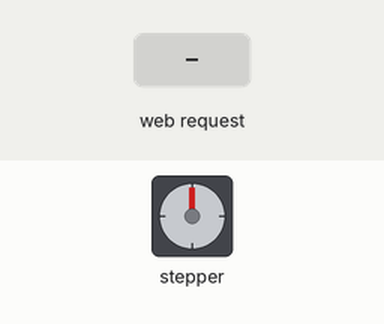
Simulated run of this sketch. Board: ESP8266 (NodeMCU). On the bench: stepper motor. The test bench sets the inputs (shaded band). Stepper angles assume 2048 steps per turn; what the sketch prints to the serial monitor is not drawn.

Above: at 1.2 s.
1.3 s: HTTP request GET /form1?led=red received
At 1.75 s:
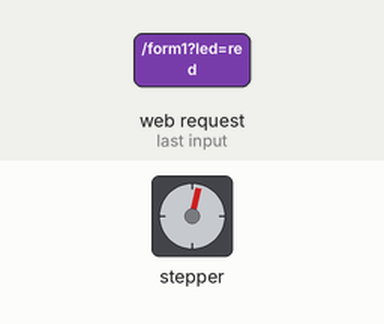
At 2.35 s:
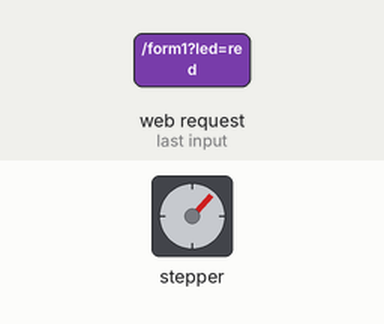
10.3 s: HTTP request GET /form1?led=green received
At 10.45 s:
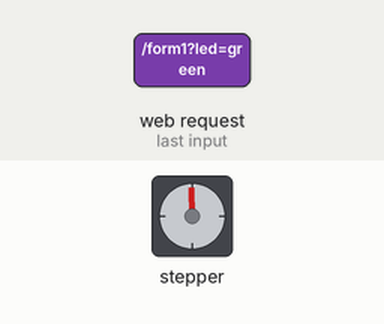
Timing chart, 0 to 19.3 s (numbered marks = the images above; inputs shaded):
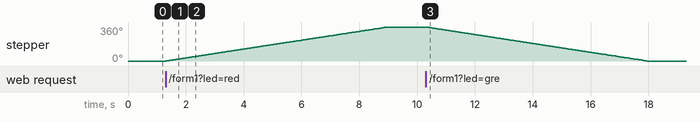

Measured:
- after the input at 1.3 s, stepper: turns 360° clockwise in 7.7 s, starting at once
- after the input at 10.3 s, stepper: turns 360° counter-clockwise in 7.7 s, starting at once

The sketch:

wifistepmotor.ino
```cpp
#include <Stepper.h>
#include <ESP8266WiFi.h>
#include <WiFiClient.h>
#include <ESP8266WebServer.h>
#include <ESP8266mDNS.h>
const char *ssid = "080927wifi";
const char *password = "";
ESP8266WebServer server(80);

String webSite;
/*-----( Declare Constants, Pin Numbers )-----*/
//---( Number of steps per revolution of INTERNAL motor in 4-step mode )---
#define STEPS_PER_MOTOR_REVOLUTION 32

//---( Steps per OUTPUT SHAFT of gear reduction )---
#define STEPS_PER_OUTPUT_REVOLUTION 32 * 64  //2048


/*-----( Declare objects )-----*/
// create an instance of the stepper class, specifying
// the number of steps of the motor and the pins it's
// attached to

//The pin connections need to be 4 pins connected
// to Motor Driver In1, In2, In3, In4  and then the pins entered
// here in the sequence 1-3-2-4 for proper sequencing
Stepper small_stepper(STEPS_PER_MOTOR_REVOLUTION, 5, 4,14, 12);
char led_status[50];
void buildWeb(){

  webSite += "<!DOCTYPE html>";
  webSite += "<head><meta charset = \"utf-8\">";
  webSite += "<title> NodeMCU 網頁測試 </title>";
  webSite += "<style>";
  webSite += "body{background-image:url('https://lh6.googleusercontent.com/Q3hlEtYrpncx4RO0dCGMVJBYRvn--C-LhT3Wot3JSdf5ObpOJWOeYnZKL6OoFlhusH4XbEGbCJ6E1po=w1047-h681-rw'); font-family: Arial, Helvetica, Sans-Serif; Color: #000088;}";
  webSite += "div{width:500px; text-align: center; margin: 50 auto;}";
  webSite += "</style>";
  webSite += "</head>";
  webSite += "<body>";
  webSite += "<div>";
  webSite += "<h1>RGB LED Control form</h1>";
  webSite += "<p id=\"ledStatus\"></p>";
  webSite += "<form action=\"form1\">";
  webSite += "<input type=\"radio\" id=\"red\" name=\"led\" value=\"red\"><label for=\"red\">Color 青</label>";
  webSite += "<input type=\"radio\" id=\"green\" name=\"led\" value=\"green\"><label for=\"green\">Color 紫</label>";
  webSite += "<input type=\"radio\" id=\"blue\" name=\"led\" value=\"blue\"><label for=\"blue\">Color 黃</label><br><br>";
  webSite += "<input type=\"submit\" value=\"submit\"></form>";
  webSite += "</div>";
   webSite += "<div>110419008王柏尊</div>";
      webSite += "<div>110419009徐尉秦</div>";
        webSite += "<div>110419027房駿慈</div>";
  webSite += "</body></html>";
}
/*-----( Declare Variables )-----*/
int  Steps2Take;
void handleRoot(){
  server.send(200,"text/html",webSite);
}
void setup()   /*----( SETUP: RUNS ONCE )----*/
{
  pinMode(5, OUTPUT);
  pinMode(4, OUTPUT);
  pinMode(14, OUTPUT);
  pinMode(12, OUTPUT);

buildWeb();
  WiFi.softAP(ssid,password);
  IPAddress myIP = WiFi.softAPIP();
  Serial.println(myIP);
  server.on("/",handleRoot);
  server.on("/form1",handleLEDStatus);
  server.begin();


}/*--(end setup )---*/

void handleLEDStatus(){ if(server.arg("led") == "red"){
  Steps2Take  =  STEPS_PER_OUTPUT_REVOLUTION ;  // Rotate CW 1 turn
  small_stepper.setSpeed(500);
  small_stepper.step(Steps2Take);
  delay(300);
  }
  else if(server.arg("led") == "green"){
  Steps2Take  =  - STEPS_PER_OUTPUT_REVOLUTION;  // Rotate CCW 1 turn
  small_stepper.setSpeed(500);  // 700 a good max speed??
  small_stepper.step(Steps2Take);
  delay(500);
  }}
void loop()   /*----( LOOP: RUNS CONSTANTLY )----*/
{server.handleClient();
 }
```
